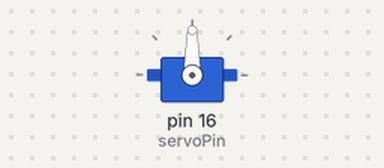
Bench run of a sketch on a simulated Arduino Uno, built with avr-gcc and run on an emulated ATmega328P. On the bench: servo.

Above: at 0.55 s.
At 1.5 s:
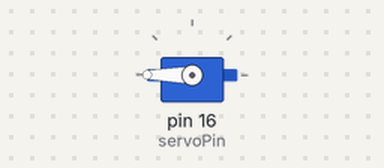
At 2.5 s:
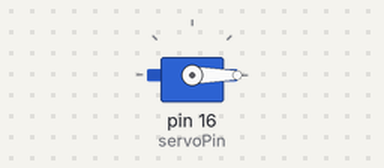
Timing chart, 0 to 5.1 s (numbered marks = the images above):
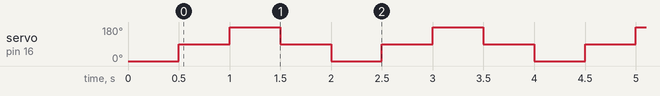

The sketch:

servo.ino
```cpp
#include <Servo.h>

#define ND_D0 16
#define ND_D1 5
#define ND_D2 4
#define ND_D3 0
#define ND_D4 2
#define ND_D5 14
#define ND_D6 12
#define ND_D7 13
#define ND_D8 15
#define ND_RX 3
#define ND_TX 1
#define ND_S2 10
#define ND_S3 9

#define servoPin ND_D0
Servo servo;

void setup() {
  servo.attach(servoPin);
  servo.write(0);
  delay(500);
}

void loop() {
  servo.write(90);
  delay(500);
  servo.write(180);
  delay(500);
  servo.write(90);
  delay(500);
  servo.write(0);
  delay(500);
}
```

Measured:
- by itself, servo on pin 16 (servoPin): repeats every 2.0 s: 180° 0.50 s, 90° 0.50 s, 0° 0.50 s, 90° 0.50 s
